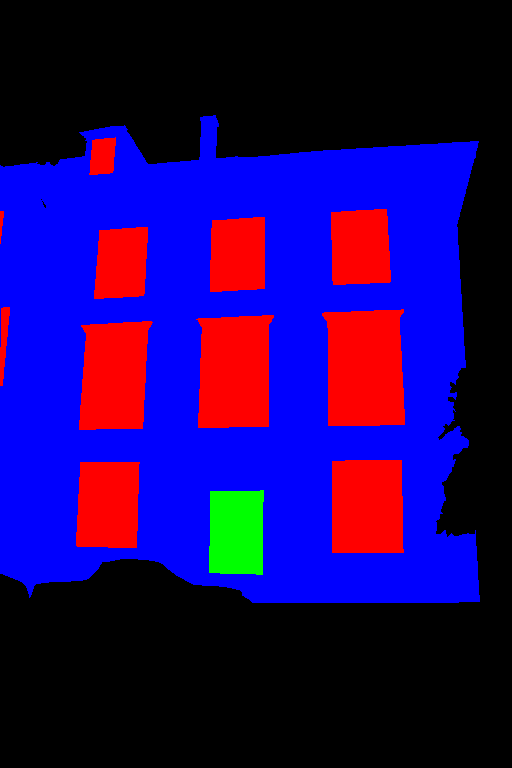
#> input picture evaluation/gt_fixed/basel_000003_mv0_gt_mask.png, 512 x 768 px; its folder holds 4 pictures in this run
$ python frds_iou.py
#> lines starting #> are read from the running program, lines starting #| are printed output that depends on the picture; after the words box and inside, x2 and y2 are one past the last pixel; in counts of white or black regions, pixels touching at a corner belong together; pictures that were not available may be replaced by others from this repository, and a replacement may not be noted
import numpy as np
from PIL import Image
import glob
import os

# This script computes the IoU between SAM's predictions and the GT, and the FRDS between LLM's predictions and the GT.

sam_dir = "evaluation/sam"
llm_dir = "evaluation/llm"
gt_dir = "evaluation/gt_fixed"
output_file = "evaluation/results.txt"

ious = []
mfrds = []

with open(output_file, "w") as f:
    for gt_path in sorted(glob.glob(os.path.join(gt_dir, "*_gt_mask.png"))):
        base = os.path.basename(gt_path).replace("_gt_mask.png", "")  # "basel_000003_mv0"

        sam_path = os.path.join(sam_dir, base + "_sam_mask.png")
        llm_path = os.path.join(llm_dir, base + "_clean_mask.png")


        gt = np.array(Image.open(gt_path))
#> gt is the input picture: shape (768, 512, 3); mean R, G, B 31, 2.9, 97.4
        sam = np.array(Image.open(sam_path))
        llm = np.array(Image.open(llm_path))
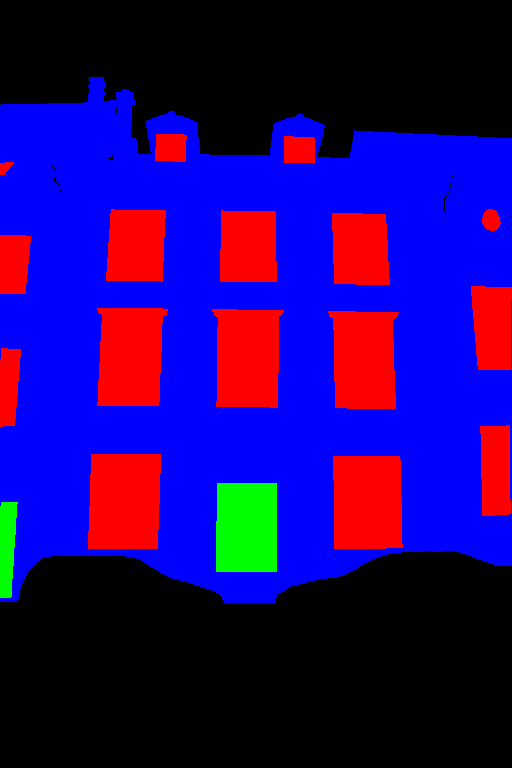
#> input picture evaluation/gt_fixed/basel_000004_mv0_gt_mask.png, 512 x 768 px, given in place of basel_000003_mv0_clean_mask.png, which was not available
#> llm is the input picture: shape (768, 512, 3); mean R, G, B 34.8, 4.4, 108.5

        # GT
        gt_r, gt_g, gt_b = gt[:,:,0], gt[:,:,1], gt[:,:,2]
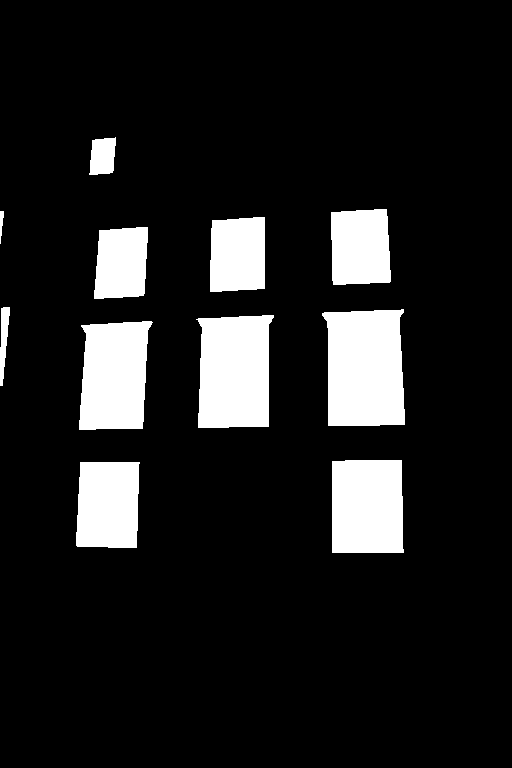
#> gt_r: shape (768, 512); 12.1% white; 11 white regions, largest, box (x1, y1, x2, y2) and area: (322, 309, 405, 426) 8602, (196, 315, 274, 428) 7693, (79, 321, 153, 430) 6757
#> gt_g: shape (768, 512); 1.1% white; 1 white region, box (x1, y1, x2, y2) and area: (209, 490, 264, 575) 4438
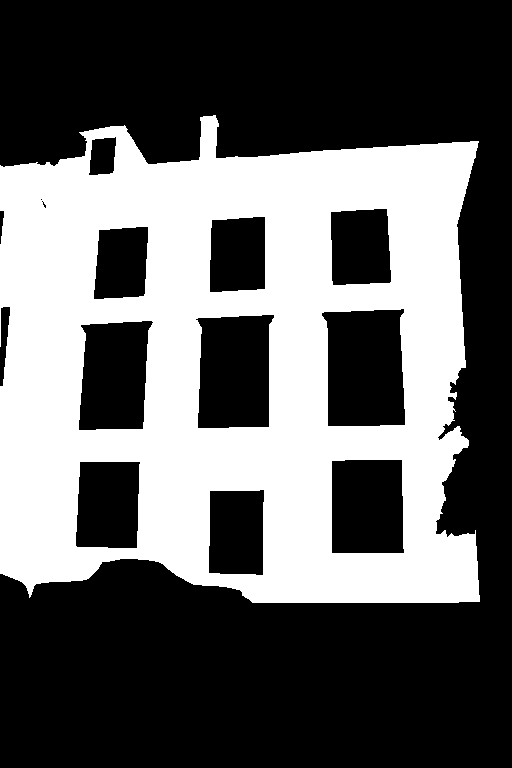
#> gt_b: shape (768, 512); 38.2% white; 1 white region, box (x1, y1, x2, y2) and area: (0, 115, 480, 603) 150149
        gt_windows = (gt_r == 255) & (gt_g == 0) & (gt_b == 0)
        gt_doors = (gt_r == 0) & (gt_g == 255) & (gt_b == 0)
        gt_facade = (gt_r == 0) & (gt_g == 0) & (gt_b == 255)
        gt_binary = (gt_windows | gt_doors | gt_facade).astype(np.float64)
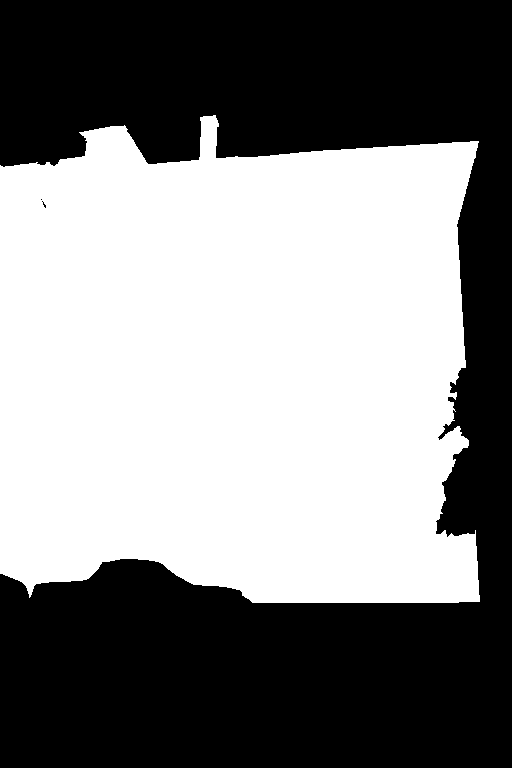
#> gt_binary: shape (768, 512) float64; values 0 (black) and 1 (white), 51.5% white; 3 black regions (2 under 20 px), largest, box (x1, y1, x2, y2) and area: (0, 0, 512, 768) 190887

        # SAM
        sam_r, sam_g, sam_b = sam[:,:,0], sam[:,:,1], sam[:,:,2]
        sam_windows = (sam_r == 255) & (sam_g == 0) & (sam_b == 0)
        sam_doors = (sam_r == 0) & (sam_g == 255) & (sam_b == 0)
        sam_facade = (sam_r == 0) & (sam_g == 0) & (sam_b == 255)
        sam_binary = (sam_windows | sam_doors | sam_facade).astype(np.float64)

        # LLM
        llm_r, llm_g, llm_b = llm[:,:,0], llm[:,:,1], llm[:,:,2]
#> llm_r: shape (768, 512); 13.6% white; 16 white regions, largest, box (x1, y1, x2, y2) and area: (88, 454, 161, 549) 6648, (333, 456, 403, 549) 6292, (97, 308, 168, 406) 6081
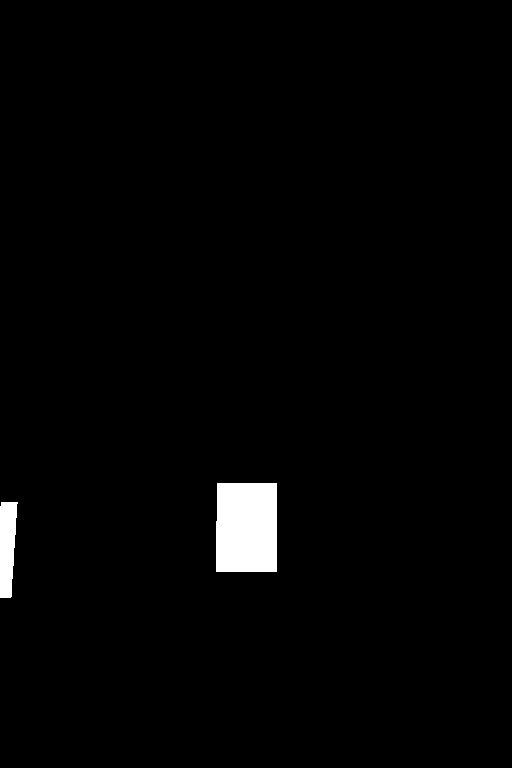
#> llm_g: shape (768, 512); 1.7% white; 2 white regions, box (x1, y1, x2, y2) and area: (216, 483, 277, 572) 5391, (0, 502, 18, 598) 1385
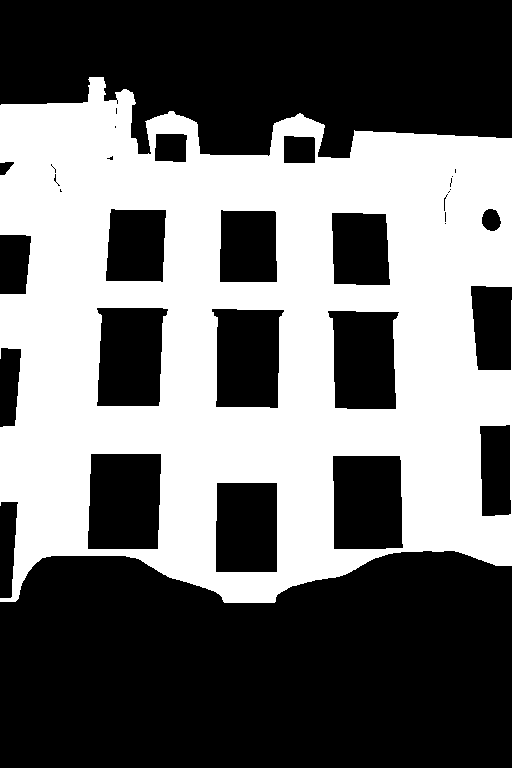
#> llm_b: shape (768, 512); 42.5% white; 1 white region, box (x1, y1, x2, y2) and area: (0, 77, 512, 603) 167295
        llm_windows = (llm_r == 255) & (llm_g == 0) & (llm_b == 0)
        llm_doors = (llm_r == 0) & (llm_g == 255) & (llm_b == 0)
        llm_facade = (llm_r == 0) & (llm_g == 0) & (llm_b == 255)
        llm_binary = (llm_windows | llm_doors | llm_facade).astype(np.float64)
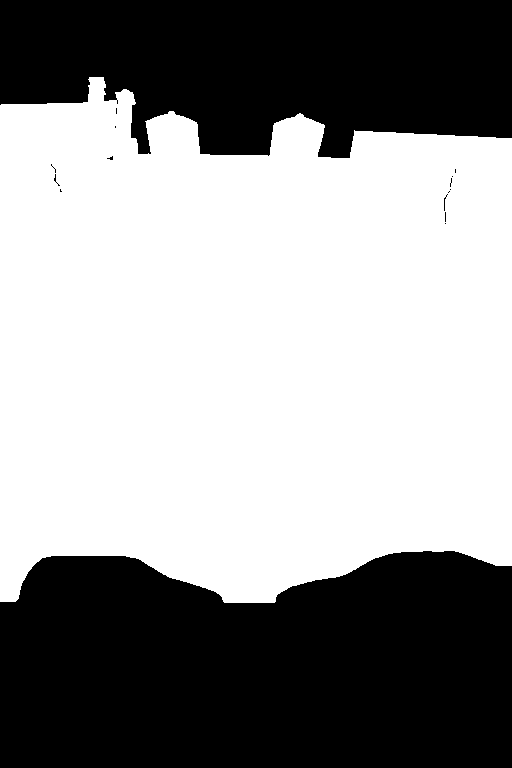
#> llm_binary: shape (768, 512) float64; values 0 (black) and 1 (white), 57.9% white; 16 black regions (14 under 20 px), largest, box (x1, y1, x2, y2) and area: (0, 551, 512, 768) 100605, (0, 0, 512, 158) 64784

        # LLM vs GT — FRDS
        a = np.sum(llm_binary * gt_binary)
#> a = 191837
        b = np.sum(llm_binary ** 2) + np.sum(gt_binary ** 2)
#> b = 430049
        frds = 2.0 * a / b
#> frds = 0.892

        # SAM vs GT — IoU
        d = np.sum(sam_binary * gt_binary)
#> d = 202318
        c = np.sum((sam_binary + gt_binary) > 0)
#> c = 202318
        iou = d / c
#> iou = 1

        ious.append(iou)
        mfrds.append(frds)

        line = f"{base}: SAM vs GT IoU = {iou:.4f}, LLM vs GT FRDS = {frds:.4f}"
        print(line)
#| basel_000003_mv0: SAM vs GT IoU = 1.0000, LLM vs GT FRDS = 0.8922
#> (the run stopped early here; a loop or call above may not have finished)
